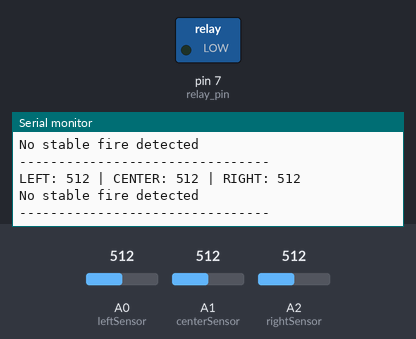
Simulated run of this sketch. Board: Arduino Uno, built with avr-gcc and run on an emulated ATmega328P. Parts: switched loads named in the sketch (green lamp = pin HIGH), the last lines printed to the serial monitor. The test bench sets the inputs (shaded band); at power-on: A0 (leftSensor) = 512, A1 (centerSensor) = 512, A2 (rightSensor) = 512.

Above: at 1.3 s.
1.4 s: A0 (leftSensor) set to 306
At 2.0 s:
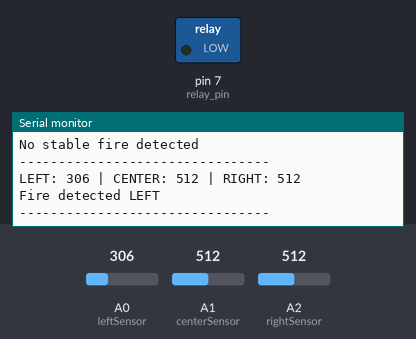
3.7 s: A1 (centerSensor) set to 122
At 4.11 s:
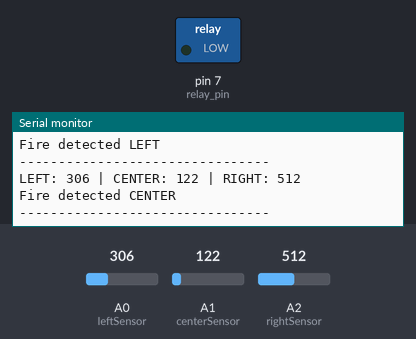
5.8 s: A2 (rightSensor) set to 20
At 6.23 s:
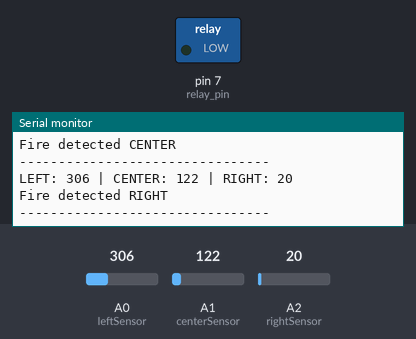

The sketch:

flame_sensor_upgraded.ino
```cpp
/*
  ============================================
   3 Flame Sensor Direction Test (UPGRADED)
  ============================================

  Sensors:
    Left   -> A0
    Center -> A1
    Right  -> A2

  Improvements:
    - flameThreshold filtering
    - directional difference check
    - stable detection (reduces noise)
*/

const int leftSensor   = A0;
const int centerSensor = A1;
const int rightSensor  = A2;

const int relay_pin = 7;

const int flameThreshold = 500;
const int minDifference  = 30;

void setup()
{
  Serial.begin(9600);

  pinMode(leftSensor, INPUT);
  pinMode(centerSensor, INPUT);
  pinMode(rightSensor, INPUT);

  pinMode(relay_pin, OUTPUT);
  digitalWrite(relay_pin, LOW);

  Serial.println("=== Flame Sensor Test Started (UPGRADED) ===");
}

void loop()
{
  int leftValue   = analogRead(leftSensor);
  int centerValue = analogRead(centerSensor);
  int rightValue  = analogRead(rightSensor);

  Serial.print("LEFT: ");
  Serial.print(leftValue);
  Serial.print(" | CENTER: ");
  Serial.print(centerValue);
  Serial.print(" | RIGHT: ");
  Serial.println(rightValue);

  int minValue = leftValue;
  String direction = "LEFT";

  if (centerValue < minValue)
  {
    minValue = centerValue;
    direction = "CENTER";
  }

  if (rightValue < minValue)
  {
    minValue = rightValue;
    direction = "RIGHT";
  }

  int secondMin = 1023;

  if (direction != "LEFT")
    secondMin = min(secondMin, leftValue);

  if (direction != "CENTER")
    secondMin = min(secondMin, centerValue);

  if (direction != "RIGHT")
    secondMin = min(secondMin, rightValue);

  int difference = secondMin - minValue;

  if (minValue < flameThreshold && difference > minDifference)
  {
    Serial.print("Fire detected ");
    Serial.println(direction);
  }
  else
  {
    Serial.println("No stable fire detected");
  }

  Serial.println("--------------------------------");

  delay(500);
}
```

Measured:
- after the input at 1.4 s, the serial monitor: prints a new line after 0.25 s (image 1)
- after the input at 3.7 s, the serial monitor: prints a new line after 0.06 s (image 2)
- after the input at 5.8 s, the serial monitor: prints a new line after 0.08 s (image 3)
